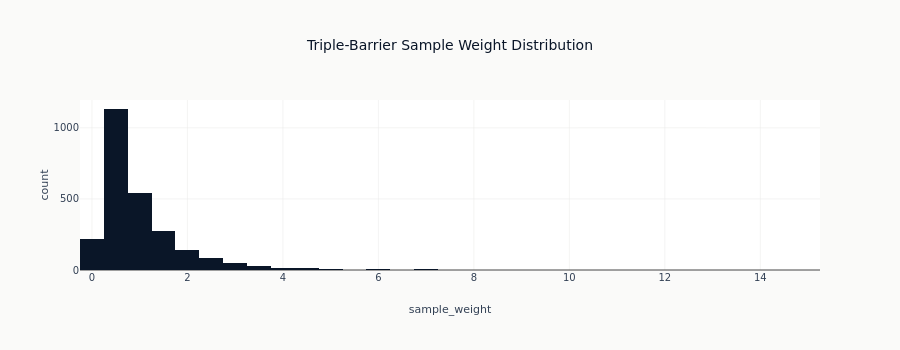

Here is the notebook cell this chart was saved with:
### Markdown cell above
### 6.3 Sample Weights from Uniqueness

Overlapping labels create mechanical dependence: high-concurrency periods
dominate training loss. Weighting by uniqueness prevents these periods
from overwhelming the model. De Prado introduces **uniqueness-based
sample weights** where more unique samples (less overlap) get higher weights.

### Code cell
if "sample_weight" in labels_tb.columns:
    print("Sample Weight Statistics:")
    display(labels_tb["sample_weight"].describe())

    # Visualize weight distribution
    fig = px.histogram(
        labels_tb.filter(pl.col("sample_weight").is_not_null()).to_pandas(),
        x="sample_weight",
        nbins=50,
        title="Triple-Barrier Sample Weight Distribution",
    )
    fig.update_layout(height=350)
    fig.show()

### Figure 1 — Plotly figure (JSON) as saved in the notebook; plotly's stock layout.template omitted (floating-point values rounded to 4 significant figures; data arrays with more than 128 entries replaced by an {"elided": "..."} marker saying what was removed)
{"data": [{"bingroup": "x", "hovertemplate": "sample_weight=%{x}<br>count=%{y}<extra></extra>", "legendgroup": "", "marker": {"color": "#0a1628", "pattern": {"shape": ""}}, "name": "", "nbinsx": 50, "orientation": "v", "showlegend": false, "type": "histogram", "x": {"elided": "2516 float values"}, "xaxis": "x", "yaxis": "y"}], "layout": {"barmode": "relative", "height": 350, "legend": {"tracegroupgap": 0}, "title": {"text": "Triple-Barrier Sample Weight Distribution"}, "xaxis": {"anchor": "y", "domain": [0.0, 1.0], "title": {"text": "sample_weight"}}, "yaxis": {"anchor": "x", "domain": [0.0, 1.0], "title": {"text": "count"}}}}
